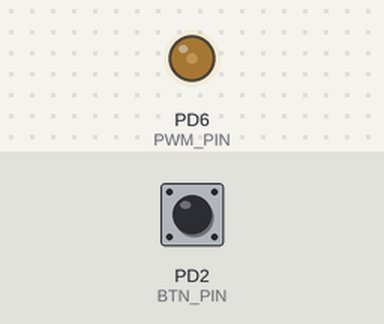
Bench run of a program on a simulated ATmega328P, built with avr-gcc and emulated at 16 MHz. On the bench: output pins drawn as LEDs (lit = HIGH). Inputs (shaded band) come from the test bench; at power-on: PD2 (BTN_PIN) HIGH.

Above: at 1.2 s.
1.3 s: PD2 (BTN_PIN) pulled LOW for 0.15 s
At 2.2 s:
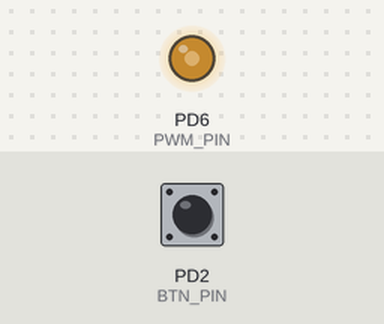
2.9 s: PD2 (BTN_PIN) pulled LOW for 1 s
At 3.4 s:
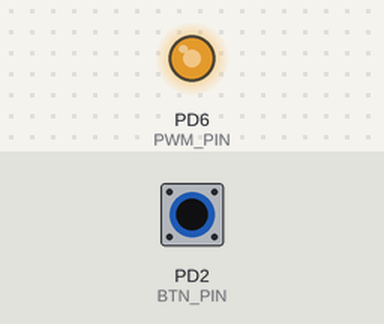
5.4 s: PD2 (BTN_PIN) pulled LOW for 0.15 s
At 6.5 s:
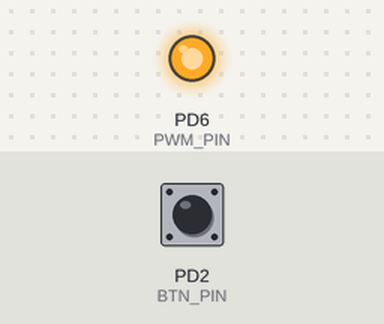
7.0 s: PD2 (BTN_PIN) pulled LOW for 3.2 s
At 7.7 s:
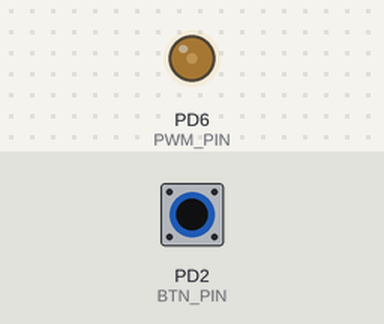
Timing chart, 0 to 10.0 s (numbered marks = the images above; inputs shaded):
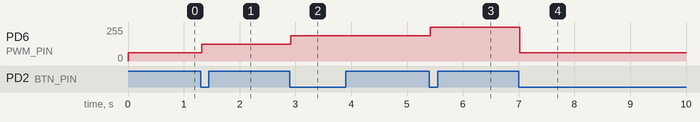

Measured:
- after the input at 1.3 s, PD6 (PWM_PIN): 63/255 → 127/255 at once
- after the input at 2.9 s, PD6 (PWM_PIN): 127/255 → 191/255 at once
- after the input at 5.4 s, PD6 (PWM_PIN): 191/255 → 255/255 at once
- after the input at 7.0 s, PD6 (PWM_PIN): 255/255 → 63/255 at once

The program:

main.c
```c
#include <avr/io.h>
#include <util/delay.h>

#define PWM_PIN PD6
#define BTN_PIN PD2
#define BTN_DOWN() (!(PIND & (1 << BTN_PIN)))

static const uint8_t duty_ocr[4] = { 63, 127, 191, 255 };

static void pwm_init(void)
{
    DDRD |= (1 << PWM_PIN);
    TCCR0A = (1 << COM0A1) | (1 << WGM01) | (1 << WGM00);
    TCCR0B = (1 << CS01) | (1 << CS00);
    OCR0A  = duty_ocr[0];
}


static void pwm_set_level(uint8_t level)
{
    OCR0A = duty_ocr[level];
}

int main(void)
{
    uint8_t level = 0;

    pwm_init();

    DDRD &= ~(1 << BTN_PIN);
    PORTD |= (1 << BTN_PIN);

    for (;;) {
        if (BTN_DOWN()) {
            _delay_ms(20);
            if (BTN_DOWN()) {
                level = (level + 1) & 0x03;
                pwm_set_level(level);
                while (BTN_DOWN())
                    ;
                _delay_ms(20);
            }
        }
    }
}
```
